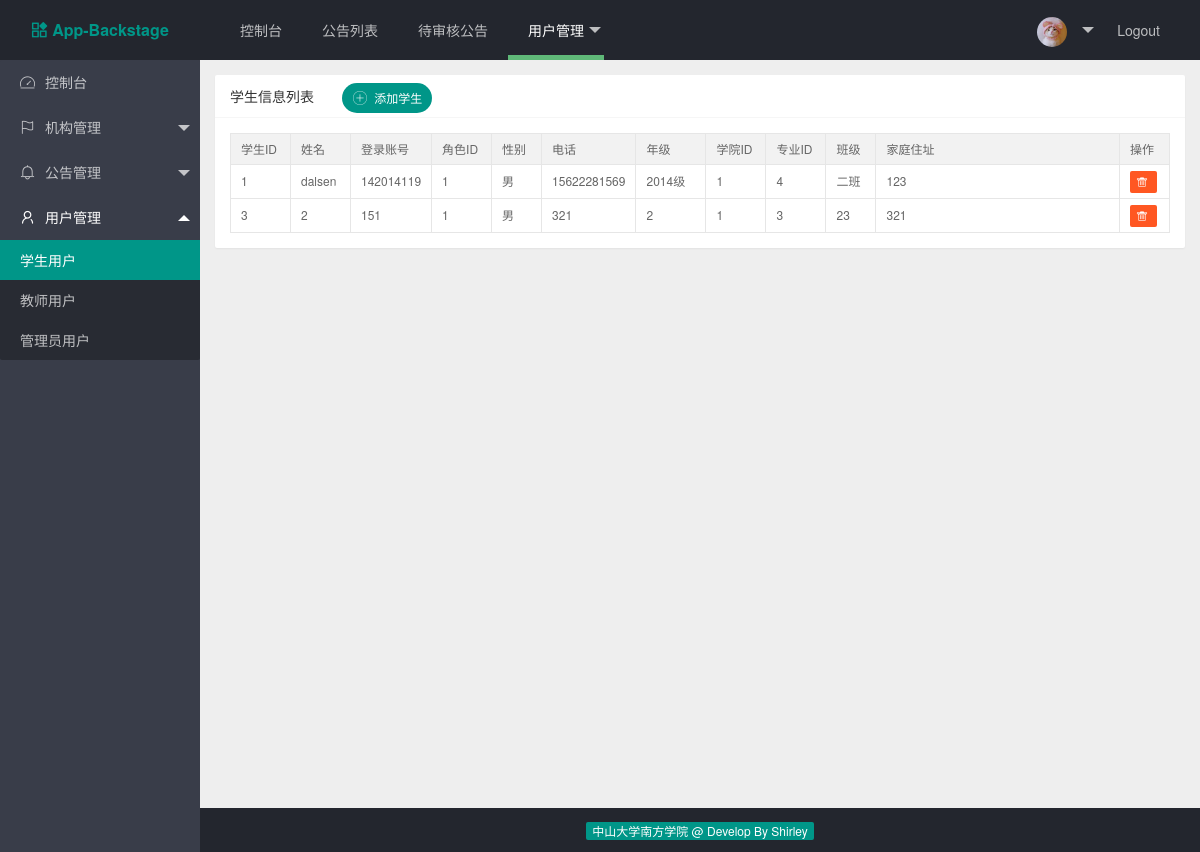
Page /index.php/web/user_mgt/student on the earlier database version.
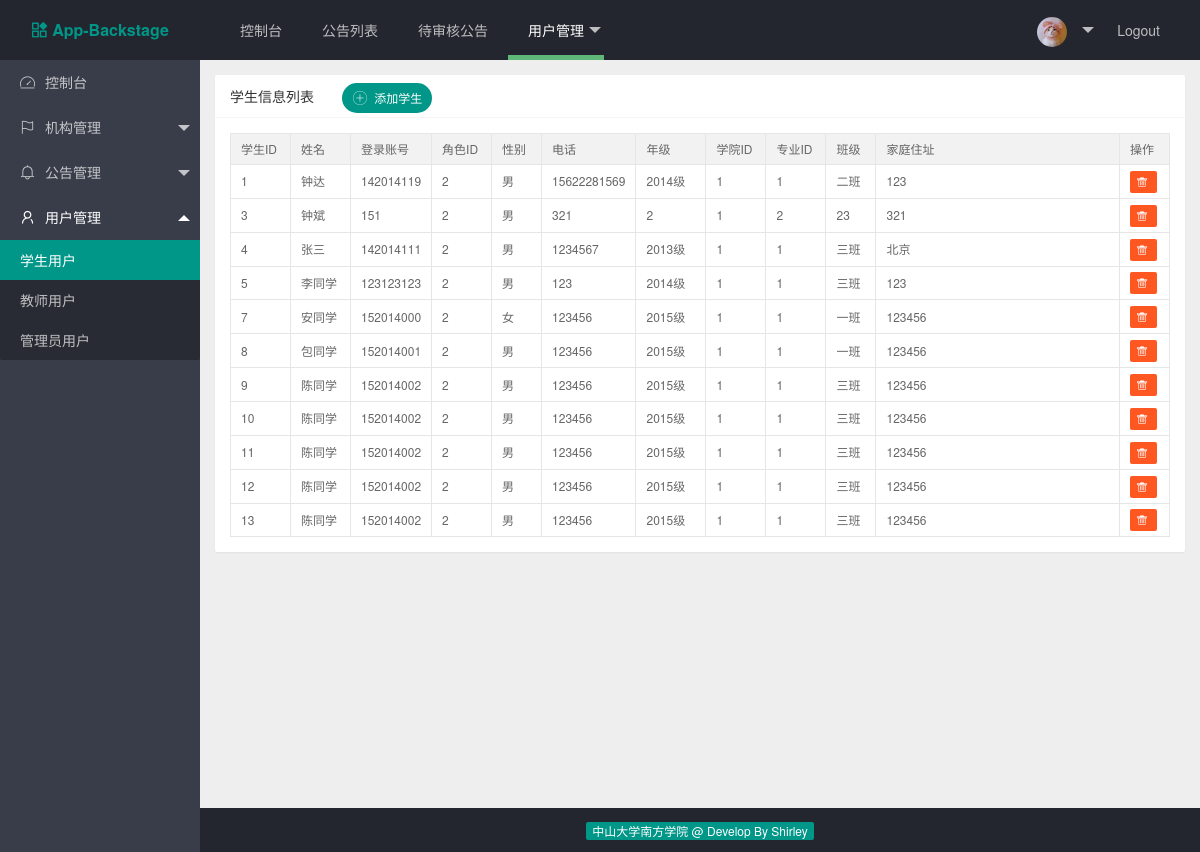
Same page on the later database version.
### tables this page shows
CREATE TABLE IF NOT EXISTS `stu_user_tb` (
  `stu_id` bigint(20) NOT NULL AUTO_INCREMENT COMMENT '学生用户ID',
  `role_id` int(11) NOT NULL DEFAULT '0' COMMENT '学生角色ID',
  `stu_account` varchar(50) NOT NULL DEFAULT '0' COMMENT '学号，为登录账号',
  `stu_password` varchar(50) NOT NULL DEFAULT '0' COMMENT '登录密码',
  `stu_name` varchar(50) NOT NULL DEFAULT '0' COMMENT '学生姓名',
  `stu_spell` varchar(50) NOT NULL DEFAULT '0' COMMENT '姓名拼音',
  `stu_sex` varchar(50) NOT NULL DEFAULT '0' COMMENT '学生性别',
  `stu_grade` varchar(50) NOT NULL DEFAULT '0' COMMENT '年级',
  `college_id` int(11) NOT NULL DEFAULT '0' COMMENT '学院Id',
  `major_id` int(11) NOT NULL DEFAULT '0' COMMENT '专业Id',
  `stu_class` varchar(50) NOT NULL DEFAULT '0' COMMENT '班级',
  `stu_phone` varchar(50) NOT NULL DEFAULT '0' COMMENT '电话',
  `stu_address` varchar(200) NOT NULL DEFAULT '0' COMMENT '家庭住址',
  PRIMARY KEY (`stu_id`)
);

### application/controllers/web/Student.php (called while the page is built, shortened)
<?php
class Student extends CI_Controller {
	public function view($page = 'student')
	{
		$data['college_option'] = $this->get_college_option();
		$data['major_option'] = $this->get_major_option();
		$data['student_list'] = $this->get_student();
		$this->load->view('common/header');
		$this->load->view('common/navbar');
		$this->load->view('common/sidebar');
		$this->load->view('student/student', $data);
		$this->load->view('common/footer');
	}
	public function get_college_option()
	{
		$this->load->model('web/college_model');
		$res = $this->college_model->get_college_option();
		return $res;
	}
	public function get_major_option()
	{
		$this->load->model('web/major_model');
		$res = $this->major_model->get_major_option();
		return $res;
	}
	public function get_student()
	{
		$this->load->model('web/student_model');
		$res = $this->student_model->get_student();
		return $res;
	}
}

### index.php (called while the page is built, shortened)
<?php
require_once BASEPATH.'core/CodeIgniter.php';

### application/models/web/Student_model.php (called while the page is built, shortened)
<?php
class Student_model extends CI_Model {
    public static $table_name = 'stu_user_tb';
    public function get_student()
    {
        $query_res = $this->db->get(self::$table_name);
        return $query_res->result_array();
    }
}

### application/views/student/student.php (the view, shortened to what this page needs)
<div class="layui-body layui-bg-gray" id="student">
    <div style="padding: 15px;" id="student">
        <div class="layui-card">
            <div class="layui-card-header">
                学生信息列表
                <button class="layui-btn layui-btn-radius layui-btn-sm" id="student_add_btn">
                    <i class="layui-icon">&#xe608;</i> 添加学生
                </button>
            </div>
            <div class="layui-card-body">
                <table class="layui-table" lay-size="sm">
                    <colgroup>
                        <col width="60">
                        <col width="60">
                        <col width="50">
                        <col width="60">
                        <col width="50">
                        <col width="70">
                        <col width="70">
                        <col width="60">
                        <col width="60">
                        <col width="50">
                        <col>
                        <col width="50">
                    </colgroup>
                    <thead>
                        <tr>
                            <th>学生ID</th>
                            <th>姓名</th>
                            <th>登录账号</th>
                            <th>角色ID</th>
                            <th>性别</th>
                            <th>电话</th>
                            <th>年级</th>
                            <th>学院ID</th>
                            <th>专业ID</th>
                            <th>班级</th>
                            <th>家庭住址</th>
                            <th>操作</th>
                        </tr>
                    </thead>
                    <tbody>
                        <?php foreach ($student_list as $student):?>
                            <tr>
                                <td><?php echo $student['stu_id'];?></td>
                                <td><?php echo $student['stu_name'];?></td>
                                <td><?php echo $student['stu_account'];?></td>
                                <td><?php echo $student['role_id'];?></td>
                                <td><?php echo $student['stu_sex'];?></td>
                                <td><?php echo $student['stu_phone'];?></td>
                                <td><?php echo $student['stu_grade'];?></td>
                                <td><?php echo $student['college_id'];?></td>
                                <td><?php echo $student['major_id'];?></td>
                                <td><?php echo $student['stu_class'];?></td>
                                <td><?php echo $student['stu_address'];?></td>
                                <td>
                                    <a href="<?php echo site_url('web/user_mgt/delete_student').'?stu_id='.$student['stu_id']; ?>" class="layui-btn layui-btn-danger layui-btn-xs">
                                        <i class="layui-icon">&#xe640;</i>
                                    </a>
                                </td>
                            </tr>
                        <?php endforeach;?>
                    </tbody>
                </table>
            </div>
        </div>
    </div>
</div>
<div id="addStudentMsgForm">
    <form class="layui-form" method="post" action="<?php echo site_url('web/user_mgt/add_student') ?>">
        <div class="layui-form-item">
            <label class="layui-form-label">学号</label>
            <div class="layui-input-block">
            </div>
        </div>
        <div class="layui-form-item">
            <label class="layui-form-label">密码</label>
            <div class="layui-input-block">
            </div>
        </div>
        <div class="layui-form-item">
            <label class="layui-form-label">姓名</label>
            <div class="layui-input-block">
            </div>
        </div>
        <div class="layui-form-item">
            <label class="layui-form-label">姓名拼音</label>
            <div class="layui-input-block">
            </div>
        </div>
        <div class="layui-form-item">
            <label class="layui-form-label">性别</label>
            <div class="layui-input-block">
            </div>
        </div>
        <div class="layui-form-item">
            <label class="layui-form-label">角色</label>
            <div class="layui-input-block">
            </div>
        </div>
        <div class="layui-form-item">
            <label class="layui-form-label">年级</label>
            <div class="layui-input-block">
            </div>
        </div>
        <div class="layui-form-item">
            <label class="layui-form-label">学院</label>
            <div class="layui-input-block">
            </div>
        </div>
        <div class="layui-form-item">
            <label class="layui-form-label">专业</label>
            <div class="layui-input-block">
            </div>
        </div>
        <div class="layui-form-item">
            <label class="layui-form-label">班级</label>
            <div class="layui-input-block">
            </div>
        </div>
        <div class="layui-form-item">
            <label class="layui-form-label">电话</label>
            <div class="layui-input-block">
            </div>
        </div>
        <div class="layui-form-item layui-form-text">
            <label class="layui-form-label">家庭住址</label>
            <div class="layui-input-block">
            </div>
        </div>
        <div class="layui-form-item">
            <div class="layui-input-block">
                <button class="layui-btn" lay-submit lay-filter="*">添加</button>
                <button type="reset" class="layui-btn layui-btn-primary">重置</button>
            </div>
        </div>
    </form>
</div>

### application/views/common/header.php (shortened to what this page needs)
<!DOCTYPE html>
<html>
<head>
    <link rel="stylesheet" type="text/css" media="screen" href="<?php echo base_url('public/layui/css/layui.css') ?>">
    <link rel="stylesheet" type="text/css" media="screen" href="<?php echo base_url('public/common/css/common.css') ?>">
</head>
<body class="layui-layout-body">
    <div class="layui-layout layui-layout-admin">

### application/views/common/navbar.php (shortened to what this page needs)
<div class="layui-header">
  <div class="layui-logo navber-title"><i class="layui-icon siderbar-icon">&#xe653;</i>App-Backstage</div>
  <ul class="layui-nav layui-layout-left">
    <li class="layui-nav-item <?php echo uri_string() === 'web/dashboard'? 'layui-this' : '' ?>">
      <a href="<?php echo site_url('web/dashboard') ?>">控制台</a>
    </li>
    <li class="layui-nav-item <?php echo uri_string() === 'web/nt_mgt/notice_list'? 'layui-this' : '' ?>">
      <a href="<?php echo site_url('web/nt_mgt/notice_list') ?>">公告列表</a>
    </li>
    <li class="layui-nav-item <?php echo uri_string() === 'web/nt_mgt/unreview_list'? 'layui-this' : '' ?>">
      <a href="<?php echo site_url('web/nt_mgt/unreview_list') ?>">待审核公告</a>
    </li>
    <li class="layui-nav-item <?php echo strpos(uri_string(),'user_mgt')  !== false ? 'layui-this' : '' ?>">
      <a href="javascript:;">用户管理</a>
    </li>
  </ul>
  <ul class="layui-nav layui-layout-right">
    <li class="layui-nav-item">
      <a href="javascript:;">
        <img src="<?php echo base_url('public/common/image/avatar.jpg') ?>" class="layui-nav-img">
      </a>
    </li>
    <li class="layui-nav-item"><a href="<?php echo site_url('web/logout') ?>">Logout</a></li>
  </ul>
</div>

### application/views/common/sidebar.php (shortened to what this page needs)
<div class="layui-side layui-bg-black">
    <div class="layui-side-scroll">
      <ul class="layui-nav layui-nav-tree"  lay-filter="test"  id="sidebar">
        <li class="layui-nav-item <?php echo uri_string() === 'web/dashboard'? 'layui-this' : '' ?>">
            <a href="<?php echo site_url('web/dashboard') ?>">
                <i class="layui-icon siderbar-icon">&#xe665;</i>控制台
            </a>
        </li>
        <li class="layui-nav-item <?php echo strpos(uri_string(),'org_mgt')  !== false ? 'layui-nav-itemed' : '' ?>">
            <a href="javascript:;"><i class="layui-icon siderbar-icon">&#xe66c;</i>机构管理</a>
        </li>
        <li class="layui-nav-item <?php echo strpos(uri_string(),'nt_mgt')  !== false ? 'layui-nav-itemed' : '' ?>">
            <a href="javascript:;"><i class="layui-icon siderbar-icon">&#xe667;</i>公告管理</a>
        </li>
        <li class="layui-nav-item <?php echo strpos(uri_string(),'user_mgt')  !== false ? 'layui-nav-itemed' : '' ?>">
            <a href="javascript:;"><i class="layui-icon siderbar-icon">&#xe66f;</i>用户管理</a>
            <dl class="layui-nav-child">
                <dd <?php echo strpos(uri_string(),'student')  !== false ? 'class="layui-this"' : '' ?> >
                    <a href="<?php echo site_url('web/user_mgt/student') ?>">学生用户</a>
                </dd>
                <dd <?php echo strpos(uri_string(),'teacher')  !== false ? 'class="layui-this"' : '' ?> >
                    <a href="<?php echo site_url('web/user_mgt/teacher') ?>">教师用户</a>
                </dd>
                <dd <?php echo strpos(uri_string(),'administrators')  !== false ? 'class="layui-this"' : '' ?> >
                    <a href="<?php echo site_url('web/user_mgt/administrators') ?>">管理员用户</a>
                </dd>
            </dl>
        </li>
      </ul>
    </div>
</div>

### application/views/common/footer.php (shortened to what this page needs)
    <div class="layui-footer" style="text-align: center; background-color: #23262E;">
        <span class="layui-badge layui-bg-green">中山大学南方学院 @ Develop By Shirley</span>
    </div>
</div>
</body>
</html>

### public/common/css/common.css (style rules this page uses)
.navber-title { font-size: 15px; font-weight: bold; }
.navber-title i { margin-right: 5px; }
#sidebar .siderbar-icon { font-size: 15px; margin-right: 10px; }
#student .layui-card-header button { margin-left: 2em; }
#addStudentMsgForm { width: 500px; margin: 2em auto; }

Differences in the rows shown:
changed stu_user_tb "二班": stu_name "dalsen" → "钟达"; role "1" → "2"; major "4" → "1"
changed stu_user_tb id 3: stu_name "2" → "钟斌"; role "1" → "2"; major "3" → "2"
added stu_user_tb: stu_id "4", stu_name "张三", stu_account "142014111", role "2", stu_sex "男", stu_phone "1234567", stu_grade "2013级", college "1", major "1", stu_class "三班", stu_address "北京"
added stu_user_tb: stu_id "5", stu_name "李同学", stu_account "123123123", role "2", stu_sex "男", stu_phone "123", stu_grade "2014级", college "1", major "1", stu_class "三班", stu_address "123"
added stu_user_tb: stu_id "7", stu_name "安同学", stu_account "152014000", role "2", stu_sex "女", stu_phone "123456", stu_grade "2015级", college "1", major "1", stu_class "一班", stu_address "123456"
added stu_user_tb: stu_id "8", stu_name "包同学", stu_account "152014001", role "2", stu_sex "男", stu_phone "123456", stu_grade "2015级", college "1", major "1", stu_class "一班", stu_address "123456"
added stu_user_tb: stu_id "9", stu_name "陈同学", stu_account "152014002", role "2", stu_sex "男", stu_phone "123456", stu_grade "2015级", college "1", major "1", stu_class "三班", stu_address "123456"
added stu_user_tb: stu_id "10", stu_name "陈同学", stu_account "152014002", role "2", stu_sex "男", stu_phone "123456", stu_grade "2015级", college "1", major "1", stu_class "三班", stu_address "123456"
added stu_user_tb: stu_id "11", stu_name "陈同学", stu_account "152014002", role "2", stu_sex "男", stu_phone "123456", stu_grade "2015级", college "1", major "1", stu_class "三班", stu_address "123456"
added stu_user_tb: stu_id "12", stu_name "陈同学", stu_account "152014002", role "2", stu_sex "男", stu_phone "123456", stu_grade "2015级", college "1", major "1", stu_class "三班", stu_address "123456"
added stu_user_tb: stu_id "13", stu_name "陈同学", stu_account "152014002", role "2", stu_sex "男", stu_phone "123456", stu_grade "2015级", college "1", major "1", stu_class "三班", stu_address "123456"
